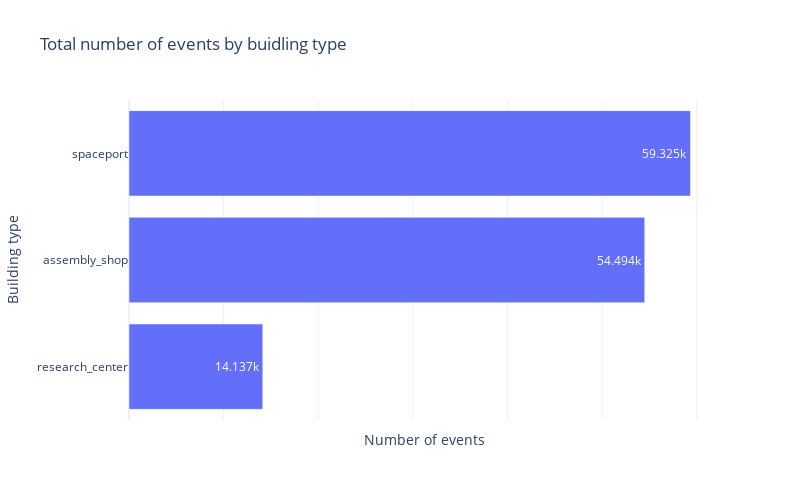

Notebook source saved alongside this figure:
### Markdown cell above
А вот, похоже, и ответ на наш вопрос: после 10 мая количество уникальных пользователей падает с 9К до 6К. Вероятно, это связано с тем, что мы рассматриваем игроков, привлеченных рекламой с 3 по 9 мая.

Посмотрим, какие постройки делают игроки до завершения уровня.

### Code cell
df_temp = (
    pd.pivot_table(
        data=df_actions[df_actions.building_type != 'no_building'],
        index='building_type',
        values='user_id',
        aggfunc='count',
        margins=True
    )
    .reset_index()
    .set_axis(['event', 'event_count'], axis=1)
    .rename_axis('index', axis=1)
    .assign(
        event_per = lambda df: round(100 * df.event_count / df.event_count.iloc[-1], 1),
        sort_key = lambda df: df.event == 'All'
    )
    .sort_values(['sort_key', 'event_per'], ascending=[True, False])
    .drop('sort_key', axis=1)
)

fig = px.bar(
    df_temp[df_temp.event != 'All'],
    x='event_count',
    y='event',
    text_auto=True,
    title='Total number of events by buidling type',
    labels=dict(
        event_count='Number of events',
        event='Building type'
    ),
    width=FIG_WIDTH*100,
    height=FIG_HEIGHT*100,
    template='plotly_white'
)
fig.update_xaxes(showticklabels=False)
fig.update_layout(yaxis={'categoryorder':'total ascending'})
fig.show()

display(df_temp)

### Figure 1 — Plotly figure (JSON) as saved in the notebook; plotly's stock layout.template omitted (floating-point values rounded to 4 significant figures)
{"data": [{"alignmentgroup": "True", "hovertemplate": "Number of events=%{x}<br>Building type=%{y}<extra></extra>", "legendgroup": "", "marker": {"color": "#636efa", "pattern": {"shape": ""}}, "name": "", "offsetgroup": "", "orientation": "h", "showlegend": false, "textposition": "auto", "texttemplate": "%{x}", "type": "bar", "x": [59325, 54494, 14137], "xaxis": "x", "y": ["spaceport", "assembly_shop", "research_center"], "yaxis": "y"}], "layout": {"barmode": "relative", "height": 500, "legend": {"tracegroupgap": 0}, "title": {"text": "Total number of events by buidling type"}, "width": 800, "xaxis": {"anchor": "y", "domain": [0, 1], "showticklabels": false, "title": {"text": "Number of events"}}, "yaxis": {"anchor": "x", "categoryorder": "total ascending", "domain": [0, 1], "title": {"text": "Building type"}}}}
